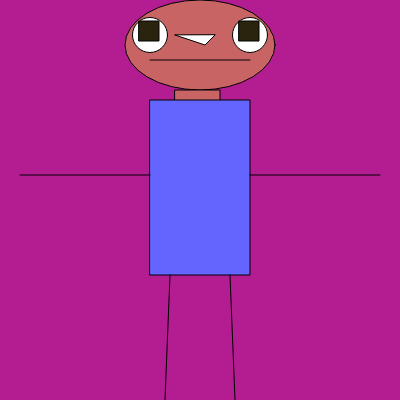
Frame 1 (no input)
Frame 60 (no input): identical to frame 1, image omitted
Frame 120 (the mouse pressed at the canvas centre since frame 60): identical to frame 1, image omitted

The p5.js sketch that drew this single still picture (run headless with seeded random() and noise() and a simulated clock; from frame 60 on, the mouse is pressed at the canvas centre):

// p5.js sketch
// ── sketch.js
function setup() {

}

function draw() {
  createCanvas(400,400);
  background (180,28,146);

  // HEAD
  push();
  fill(200,100,100);
  ellipse( 200, 45, 150, 90);

  // NECK
  rect(175, 90, 45, 45);
  pop();

  // EYES
  ellipse( 150, 35, 35, 35);
  ellipse( 250, 35, 35, 35);
  push();
  fill(42,36,15);
  rect(239, 21, 20, 20);
  rect(139, 21, 20, 20);
  pop();

  // MOUTH
  line(150, 60, 250, 60);

  // NOSE
  triangle(175, 35,205,45,215,35);

  // TORSO
  fill(100,100,300);
  rect(150, 100, 100,175);

  // ARMS L--->R
  line(20,175,150,175);
  line(250,175,380,175);

  // LEGS L---->R
  line(170, 275, 165, 400);
  line(230, 275, 235, 400);



}
